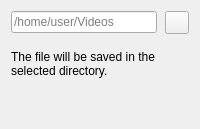
<?xml version="1.0" encoding="UTF-8"?>
<ui version="4.0">
    <class>WizardDirectorySelection</class>
    <widget class="QWidget" name="WizardDirectorySelection">
        <layout class="QVBoxLayout">
            <property name="spacing">
                <number>16</number>
            </property>

            <!-- Directory selector -->
            <item>
                <layout class="QHBoxLayout">
                    <property name="spacing">
                        <number>8</number>
                    </property>

                    <!-- Path input -->
                    <item>
                        <widget class="QLineEdit" name="input_directory">
                            <property name="placeholderText">
                                <string>/home/user/Videos</string>
                            </property>
                            <property name="readOnly">
                                <bool>true</bool>
                            </property>
                        </widget>
                    </item>

                    <!-- Browse button -->
                    <item>
                        <widget class="QToolButton" name="btn_browse">
                            <property name="toolTip">
                                <string>Select directory</string>
                            </property>
                            <property name="cursor">
                                <cursorShape>PointingHandCursor</cursorShape>
                            </property>
                        </widget>
                    </item>
                </layout>
            </item>

            <!-- Hint -->
            <item>
                <widget class="QLabel">
                    <property name="text">
                        <string>The file will be saved in the selected directory.</string>
                    </property>
                    <property name="wordWrap">
                        <bool>true</bool>
                    </property>
                    <property name="class" stdset="0"><string>group_description</string></property>
                </widget>
            </item>

            <!-- Spacer -->
            <item>
                <spacer name="verticalSpacer">
                    <property name="orientation">
                        <enum>Qt::Vertical</enum>
                    </property>
                    <property name="sizeHint">
                        <size>
                            <width>20</width>
                            <height>40</height>
                        </size>
                    </property>
                </spacer>
            </item>

        </layout>
    </widget>
    <resources />
    <connections />
</ui>
